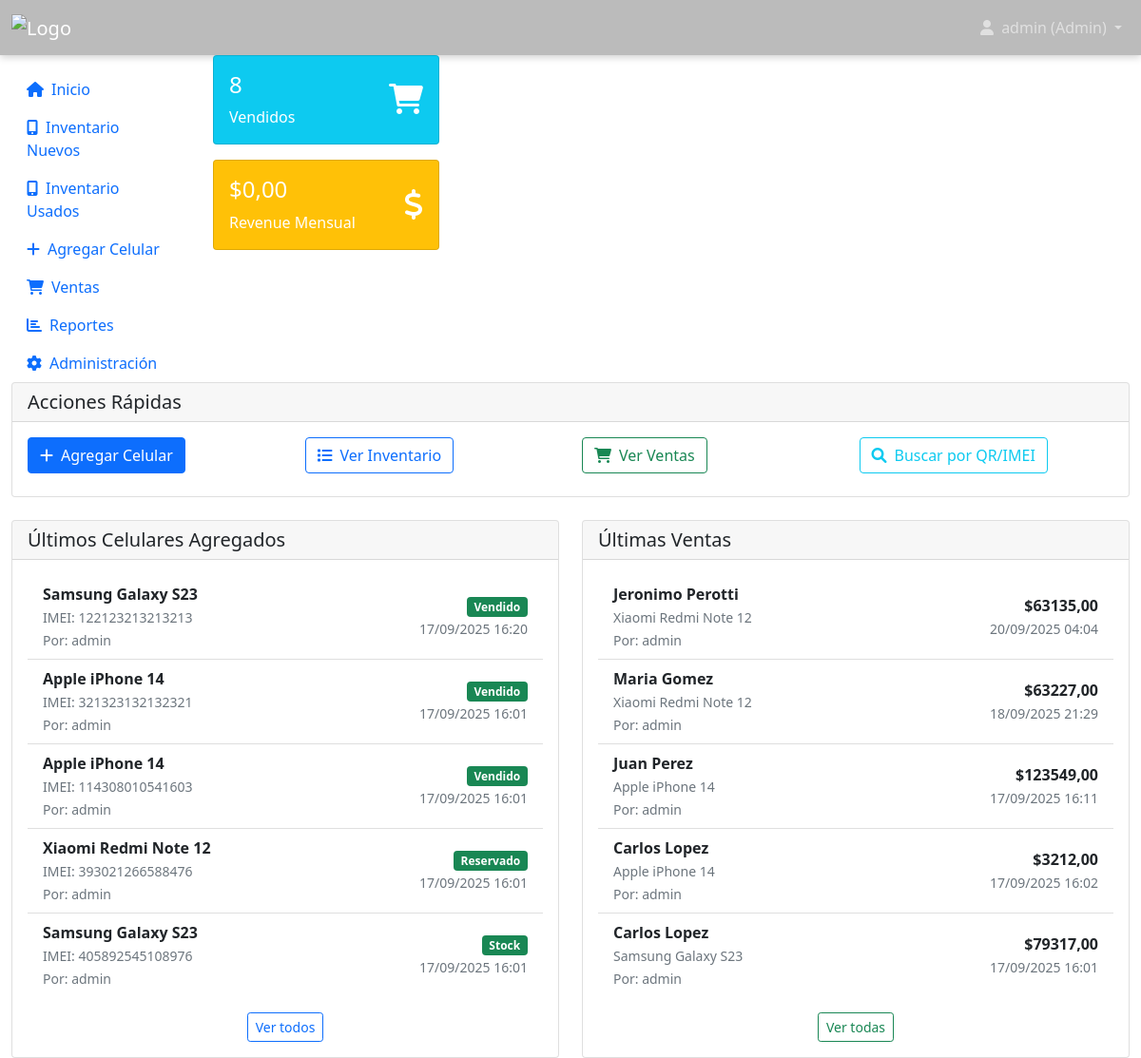
The page / (signed in) on the database as committed earlier.
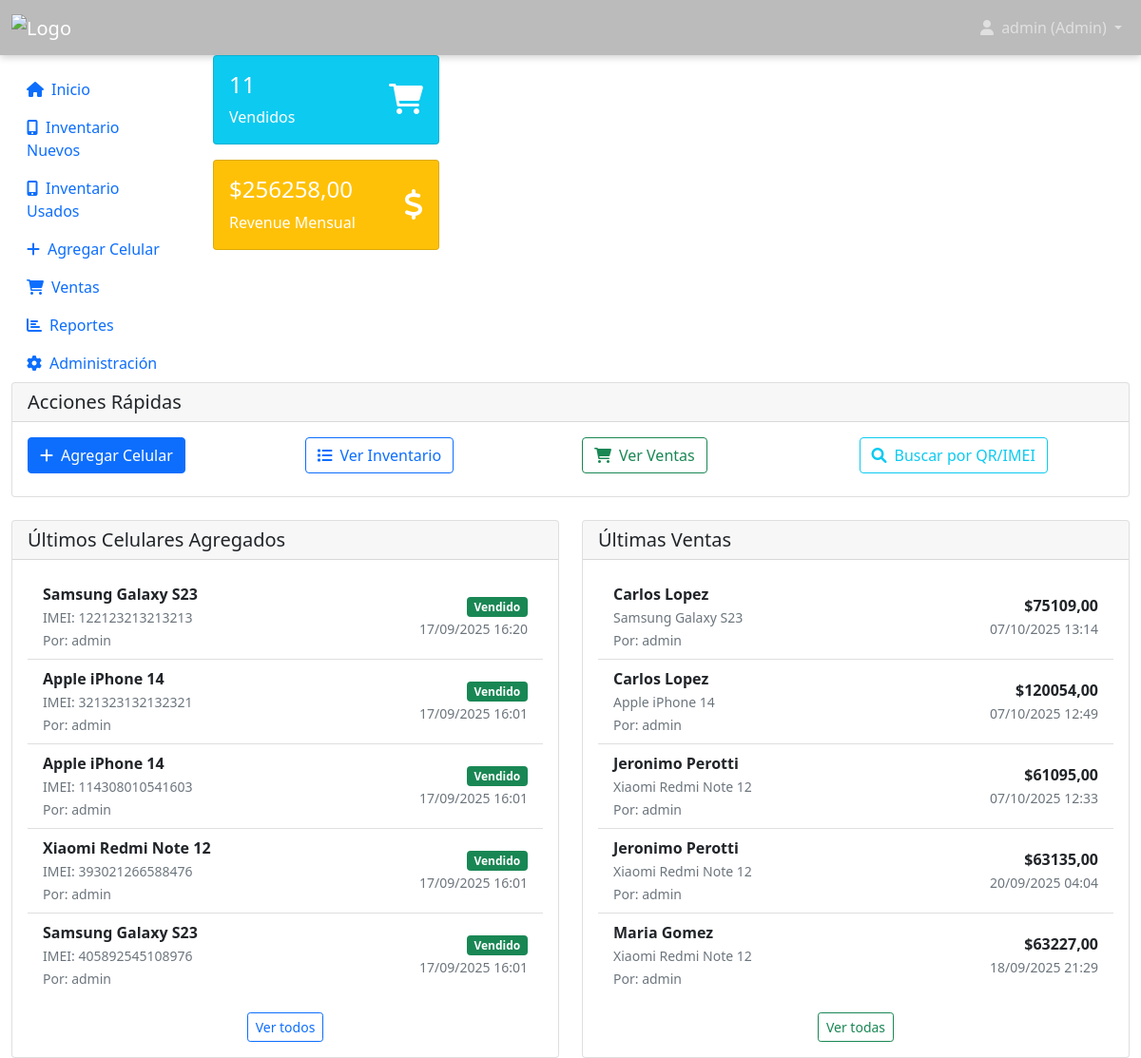
The same page on the database as committed later.
### inventory/models.py (models this page shows, shortened)
class Phone(models.Model):
    internal_code = models.CharField(
        max_length=30,
        unique=True,
        blank=True,
        null=True,
        verbose_name='Código interno'
    )
    battery_percentage = models.PositiveIntegerField(
        default=100,
        verbose_name='Porcentaje de batería'
    )
    ACQUISITION_CHOICES = [
        ('mayorista', 'Compra mayorista'),
        ('parte_pago', 'Parte de pago'),
        ('', 'No aplica'),
    ]
    acquisition_type = models.CharField(
        max_length=20,
        choices=ACQUISITION_CHOICES,
        blank=True,
        default='',
        verbose_name='Tipo de adquisición'
    )
    acquired_from = models.ForeignKey(
        'Customer',
        on_delete=models.SET_NULL,
        null=True,
        blank=True,
        verbose_name='Cliente que entregó',
        help_text='Solo si fue parte de pago',
        related_name='phones_acquired'
    )
    """
    Modelo principal para los celulares en inventario
    """
    STATUS_CHOICES = [
        ('available', 'Stock'),          # antes Disponible
        ('reserved', 'Reservado'),
        ('sold', 'Vendido'),
        ('service', 'Servicio técnico'), # nuevo (reemplaza damaged como estado operativo)
        ('in_transit', 'En camino'),
        ('warehouse', 'Depósito'),       # nuevo: almacenado fuera de sala de ventas
    ]
    CONDITION_CHOICES = [
        ('new', 'Nuevo'),
        ('used', 'Usado'),
        ('refurbished', 'Reacondicionado'),
        ('trade_in', 'Parte de pago'),
    ]
    imei_validator = RegexValidator(
        regex=r'^\d{15}$',
        message='El IMEI debe tener exactamente 15 dígitos'
    )
    id = models.UUIDField(
        primary_key=True,
        default=uuid.uuid4,
        editable=False
    )
    model = models.ForeignKey(
        PhoneModel,
        on_delete=models.CASCADE,
        verbose_name='Modelo'
    )
    imei = models.CharField(
        max_length=15,
        unique=True,
        validators=[imei_validator],
        verbose_name='IMEI'
    )
    status = models.CharField(
        max_length=20,
        choices=STATUS_CHOICES,
        default='available',
        verbose_name='Estado'
    )
    condition = models.CharField(
        max_length=20,
        choices=CONDITION_CHOICES,
        default='new',
        verbose_name='Condición'
    )
    price = models.DecimalField(
        max_digits=10,
        decimal_places=2,
        verbose_name='Precio'
    )
    storage_capacity = models.CharField(
        max_length=10,
        blank=True,
        verbose_name='Capacidad de almacenamiento'
    )
    color = models.CharField(
        max_length=30,
        blank=True,
        verbose_name='Color'
    )
    notes = models.TextField(
        blank=True,
        verbose_name='Notas'
    )
    added_by = models.ForeignKey(
        CustomUser,
        on_delete=models.SET_NULL,
        null=True,
        related_name='phones_added',
        verbose_name='Agregado por'
    )
    created_at = models.DateTimeField(
        auto_now_add=True,
        verbose_name='Fecha de ingreso'
    )
    updated_at = models.DateTimeField(
        auto_now=True,
        verbose_name='Última modificación'
    )
    class Meta:
        verbose_name = 'Celular'
        verbose_name_plural = 'Celulares'
        ordering = ['-created_at']

class PhoneModel(models.Model):
    brand = models.ForeignKey(
        Brand,
        on_delete=models.CASCADE,
        verbose_name='Marca'
    )
    name = models.CharField(
        max_length=100,
        verbose_name='Nombre del modelo'
    )
    is_active = models.BooleanField(
        default=True,
        verbose_name='Activo'
    )
    created_at = models.DateTimeField(
        auto_now_add=True,
        verbose_name='Fecha de creación'
    )
    class Meta:
        verbose_name = 'Modelo de celular'
        verbose_name_plural = 'Modelos de celulares'
        unique_together = ['brand', 'name']
        ordering = ['brand__name', 'name']
    def __str__(self):
        return f"{self.brand.name} {self.name}"

class Brand(models.Model):
    name = models.CharField(
        max_length=50,
        unique=True,
        verbose_name='Nombre'
    )
    is_active = models.BooleanField(
        default=True,
        verbose_name='Activa'
    )
    created_at = models.DateTimeField(
        auto_now_add=True,
        verbose_name='Fecha de creación'
    )
    class Meta:
        verbose_name = 'Marca'
        verbose_name_plural = 'Marcas'
        ordering = ['name']

class CustomUser(AbstractUser):
    ROLE_CHOICES = [
        ('admin', 'Administrador'),
        ('employee', 'Empleado'),
    ]
    role = models.CharField(
        max_length=10,
        choices=ROLE_CHOICES,
        default='employee',
        verbose_name='Rol'
    )
    phone = models.CharField(
        max_length=20,
        blank=True,
        verbose_name='Teléfono'
    )
    created_at = models.DateTimeField(
        auto_now_add=True,
        verbose_name='Fecha de creación'
    )
    is_active_employee = models.BooleanField(
        default=True,
        verbose_name='Empleado activo'
    )
    class Meta:
        verbose_name = 'Usuario'
        verbose_name_plural = 'Usuarios'

class Sale(models.Model):
    PAYMENT_METHODS = [
        ('cash', 'Efectivo'),
        ('card', 'Tarjeta'),
        ('transfer', 'Transferencia'),
        ('financing', 'Financiación'),
        ('mixed', 'Mixto'),
    ]
    id = models.UUIDField(
        primary_key=True,
        default=uuid.uuid4,
        editable=False
    )
    phone = models.OneToOneField(
        Phone,
        on_delete=models.CASCADE,
        verbose_name='Celular'
    )
    customer = models.ForeignKey(
        Customer,
        on_delete=models.CASCADE,
        verbose_name='Cliente'
    )
    sale_price = models.DecimalField(
        max_digits=10,
        decimal_places=2,
        verbose_name='Precio de venta'
    )
    payment_method = models.CharField(
        max_length=20,
        choices=PAYMENT_METHODS,
        verbose_name='Forma de pago'
    )
    is_picked_up = models.BooleanField(
        default=False,
        verbose_name='Retirado'
    )
    pickup_date = models.DateTimeField(
        null=True,
        blank=True,
        verbose_name='Fecha de retiro'
    )
    has_trade_in = models.BooleanField(
        default=False,
        verbose_name='Tiene parte de pago'
    )
    trade_in_phone = models.ForeignKey(
        Phone,
        on_delete=models.SET_NULL,
        null=True,
        blank=True,
        related_name='trade_in_sales',
        verbose_name='Celular en parte de pago'
    )
    trade_in_value = models.DecimalField(
        max_digits=10,
        decimal_places=2,
        null=True,
        blank=True,
        verbose_name='Valor parte de pago'
    )
    sold_by = models.ForeignKey(
        CustomUser,
        on_delete=models.SET_NULL,
        null=True,
        verbose_name='Vendido por'
    )
    sale_date = models.DateTimeField(
        auto_now_add=True,
        verbose_name='Fecha de venta'
    )
    notes = models.TextField(
        blank=True,
        verbose_name='Notas'
    )
    class Meta:
        verbose_name = 'Venta'
        verbose_name_plural = 'Ventas'
        ordering = ['-sale_date']

class Customer(models.Model):
    name = models.CharField(
        max_length=100,
        verbose_name='Nombre completo'
    )
    email = models.EmailField(
        blank=True,
        verbose_name='Email'
    )
    phone = models.CharField(
        max_length=20,
        blank=True,
        verbose_name='Teléfono'
    )
    address = models.TextField(
        blank=True,
        verbose_name='Dirección'
    )
    dni = models.CharField(
        max_length=20,
        blank=True,
        verbose_name='DNI/Documento'
    )
    created_at = models.DateTimeField(
        auto_now_add=True,
        verbose_name='Fecha de registro'
    )
    class Meta:
        verbose_name = 'Cliente'
        verbose_name_plural = 'Clientes'
        ordering = ['name']

### inventory/views.py (the view)
# urls.py: path('', views.home, name='home'),
@login_required
def home(request):
    if hasattr(request.user, 'role') and request.user.role == 'employee':
        return redirect('inventory_new_list')
    total_phones = Phone.objects.count()
    available_phones = Phone.objects.filter(status='available').count()
    sold_phones = Phone.objects.filter(status='sold').count()
    reserved_phones = Phone.objects.filter(status='reserved').count()
    current_month = timezone.now().replace(day=1, hour=0, minute=0, second=0, microsecond=0)
    monthly_sales = Sale.objects.filter(sale_date__gte=current_month).count()
    monthly_revenue = Sale.objects.filter(
        sale_date__gte=current_month
    ).aggregate(total=Sum('sale_price'))['total'] or 0
    recent_phones = Phone.objects.select_related('model__brand', 'added_by').order_by('-created_at')[:5]
    recent_sales = Sale.objects.select_related('phone__model__brand', 'customer', 'sold_by').order_by('-sale_date')[:5]
    context = {
        'total_phones': total_phones,
        'available_phones': available_phones,
        'sold_phones': sold_phones,
        'reserved_phones': reserved_phones,
        'monthly_sales': monthly_sales,
        'monthly_revenue': monthly_revenue,
        'recent_phones': recent_phones,
        'recent_sales': recent_sales,
    }
    return render(request, 'inventory/home.html', context)

### inventory/context_processors.py (called while the page is built)
def user_info(request):
    context = {}
    if request.user.is_authenticated:
        context['user_role'] = 'admin' if request.user.is_staff else 'empleado'
        context['user_full_name'] = request.user.get_full_name() or request.user.username
    return context

### templates/inventory/home.html (shortened to what the changed rows need)
{% extends 'base.html' %}
{% block content %}
    <div class="col-md-3 mb-3">
        <div class="card bg-info text-white">
            <div class="card-body">
                <div class="d-flex justify-content-between">
                    <div>
                        <h4 class="card-title">{{ sold_phones }}</h4>
                        <p class="card-text">Vendidos</p>
                    </div>
                </div>
            </div>
        </div>
    </div>
    <div class="col-md-3 mb-3">
        <div class="card bg-warning text-white">
            <div class="card-body">
                <div class="d-flex justify-content-between">
                    <div>
                        <h4 class="card-title">${{ monthly_revenue|floatformat:2 }}</h4>
                        <p class="card-text">Revenue Mensual</p>
                    </div>
                </div>
            </div>
        </div>
    </div>
</div>
<div class="row">
    <div class="col-md-6">
        <div class="card">
            <div class="card-body">
                {% if recent_phones %}
                    <div class="list-group list-group-flush">
                        {% for phone in recent_phones %}
                            <div class="list-group-item d-flex justify-content-between align-items-center">
                                <div>
                                    <strong>{{ phone.model }}</strong><br>
                                    <small class="text-muted">IMEI: {{ phone.imei }}</small><br>
                                    <small class="text-muted">Por: {{ phone.added_by.get_full_name|default:phone.added_by.username }}</small>
                                </div>
                                <div class="text-end">
                                    <span class="badge bg-{{ phone.status|yesno:'success,warning,danger' }} status-badge">
                                        {{ phone.get_status_display }}
                                    </span><br>
                                    <small class="text-muted">{{ phone.created_at|date:"d/m/Y H:i" }}</small>
                                </div>
                            </div>
                        {% endfor %}
                    </div>
                {% else %}
                    <p class="text-muted">No hay celulares registrados aún.</p>
                {% endif %}
            </div>
        </div>
    </div>
    <div class="col-md-6">
        <div class="card">
            <div class="card-body">
                {% if recent_sales %}
                    <div class="list-group list-group-flush">
                        {% for sale in recent_sales %}
                            <div class="list-group-item d-flex justify-content-between align-items-center">
                                <div>
                                    <strong>{{ sale.customer.name }}</strong><br>
                                    <small class="text-muted">{{ sale.phone.model }}</small><br>
                                    <small class="text-muted">Por: {{ sale.sold_by.get_full_name|default:sale.sold_by.username }}</small>
                                </div>
                                <div class="text-end">
                                    <strong>${{ sale.sale_price }}</strong><br>
                                    <small class="text-muted">{{ sale.sale_date|date:"d/m/Y H:i" }}</small>
                                </div>
                            </div>
                        {% endfor %}
                    </div>
                {% else %}
                    <p class="text-muted">No hay ventas registradas aún.</p>
                {% endif %}
            </div>
        </div>
    </div>
</div>
{% endblock %}

Rows that differ between the two databases and show on the page:
no longer on this page (row unchanged): Sale: customer.name "Juan Perez", phone.model "Apple iPhone 14", sold_by.get_full_name "admin", sale_price "123549,00", sale_date "17/09/2025 16:11"
no longer on this page (row unchanged): Sale: customer.name "Carlos Lopez", phone.model "Apple iPhone 14", sold_by.get_full_name "admin", sale_price "3212,00", sale_date "17/09/2025 16:02"
no longer on this page (row unchanged): Sale: customer.name "Carlos Lopez", phone.model "Samsung Galaxy S23", sold_by.get_full_name "admin", sale_price "79317,00", sale_date "17/09/2025 16:01"
changed Phone "Xiaomi Redmi Note 12": status "Reservado" → "Vendido"
changed Phone (number 5 of 5 on the later page): status "Stock" → "Vendido"
added Sale: customer.name "Carlos Lopez", phone.model "Samsung Galaxy S23", sold_by.get_full_name "admin", sale_price "75109,00", sale_date "07/10/2025 13:14"
added Sale: customer.name "Carlos Lopez", phone.model "Apple iPhone 14", sold_by.get_full_name "admin", sale_price "120054,00", sale_date "07/10/2025 12:49"
added Sale: customer.name "Jeronimo Perotti", phone.model "Xiaomi Redmi Note 12", sold_by.get_full_name "admin", sale_price "61095,00", sale_date "07/10/2025 12:33"
Other text that changed with them:
{{ sold_phones }}: "8" → "11"
{{ monthly_revenue|floatformat:2 }}: "0,00" → "256258,00"
